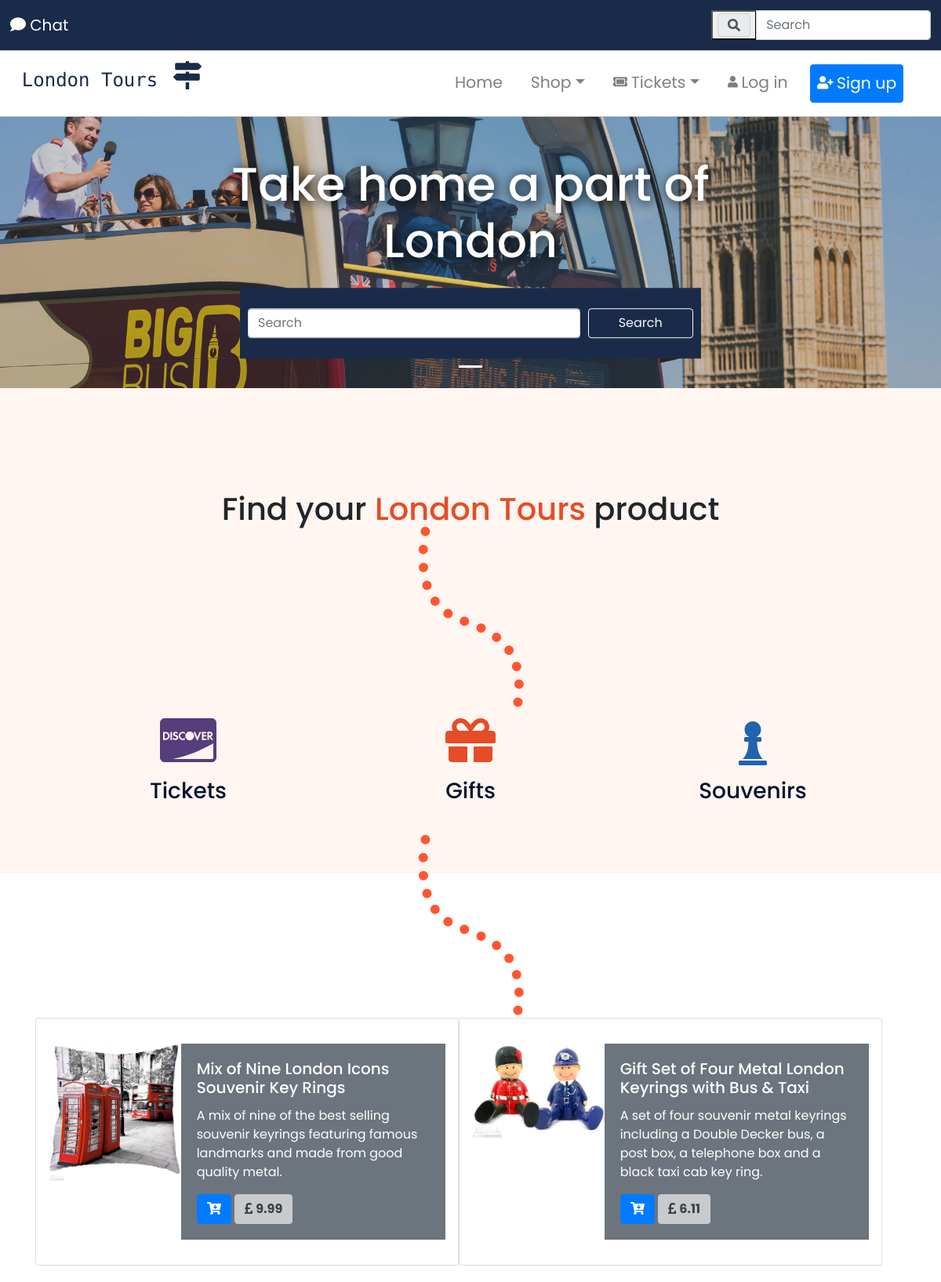
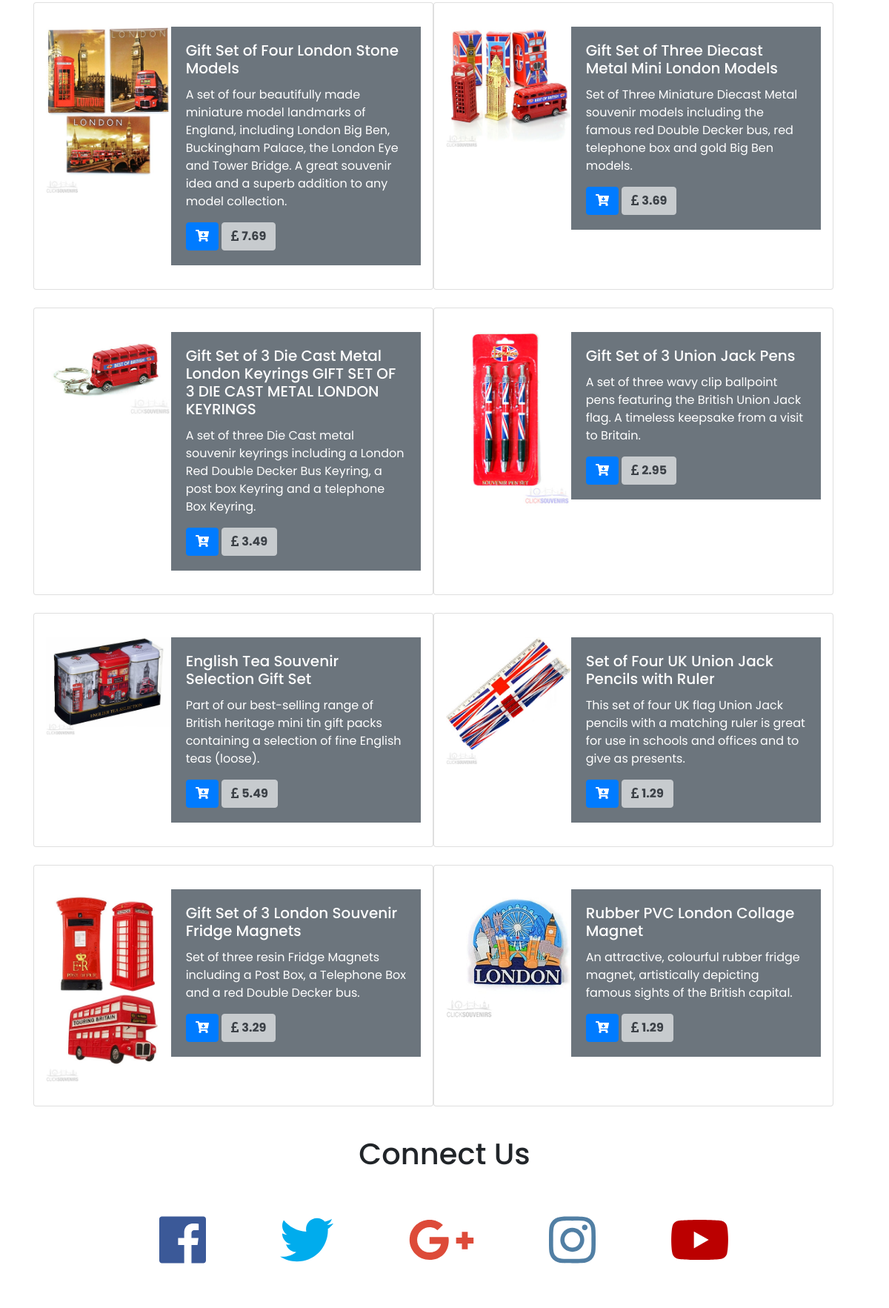
The page /shop.php?id=gifts (upper part) on the database its author committed (2 pictures, top to bottom).
### tables this page shows
CREATE TABLE `_gifts_` (
  `_id_` int(11) NOT NULL,
  `_title_` varchar(256) NOT NULL,
  `_description_` varchar(750) NOT NULL,
  `_price_` double NOT NULL
);

### shop.php (the view, shortened to what this page needs)
<?php
    include 'header.php';
?>
<?php
    include 'includes/db_inc.php';
?>
<div id="slides" class="carousel slide" data-ride="carousel">
	<ul class="carousel-indicators">
		<li data-target="#slides" data-slide-to="0" class="active"></li>
	</ul>
	<div class="carousel-inner">
		<div class="carousel-item active">
			<img style="opacity: 0.9" src="img/sightseeing-map.jpeg" alt="main slide image Photo by Arkadiusz Radek on Unsplash">
			<div class="carousel-caption search-box-div">
				<h3 id="display-2" class="display-2">Take home a part of London</h3>
				<div class="booking-form search-box">
					<form>
						<div class="form-row">
							<div class="col-md-9 col-sm-9 ">
								<input class="form-control mr-sm-2" type="search" placeholder="Search" aria-label="Search" >
							</div>
							<div class="col-md-3 col-sm-3">
							<Button type="button" class="btn btn-outline-light btn-book">Search</Button>
							</div>
						</div>
					</form>
				</div>
			</div>
		</div>
	</div>
</div>
<div class="subscribe-section-style">
<div class="container  essential-section-style">
	<h1 class="text-center">Find your <i class="special-color">London Tours</i> product</h1>
</div>
<div class="text-center line-follow">
	<svg width="135" height="232" xmlns="http://www.w3.org/2000/svg"> <path d="M9.414 6.847c-10.242 61.891 6.022 99.937 48.794 114.136 64.157 21.298 77.75 56.573 67.694 113.764" stroke="#F53" stroke-width="12" fill="none" fill-rule="evenodd" stroke-dasharray="0,23" stroke-linecap="round"></path> </svg>
</div>
<div class="container-fluid padding">
	<div class="row text-center padding">
		<div class="col-xs-12 col-sm-6 col-md-4 decoration-none">
			<a href="tickets.php">
				<i class="fab fa-cc-discover"></i>
				<h3>Tickets</h3>
			</a>
        </div>
        <?php
        $keyPass = mysqli_real_escape_string($connection, $_GET['id']);
    if($keyPass == 'gifts'){
        echo '<div class="col-xs-12 col-sm-6 col-md-4 decoration-none">
        <a href="">
            <i class="fas fa-gift"></i>
            <h3>Gifts</h3>
        </a>
    </div>
    <div class="col-xs-12 col-sm-12 col-md-4 decoration-none">
        <a href="">
            <i class="fas fa-chess-pawn"></i>
            <h3>Souvenirs</h3>
        </a>
    </div>';
    }
        ?>
	</div>
</div>
</div>
<div class="text-center line-follow">
	<svg width="135" height="232" xmlns="http://www.w3.org/2000/svg"> <path d="M9.414 6.847c-10.242 61.891 6.022 99.937 48.794 114.136 64.157 21.298 77.75 56.573 67.694 113.764" stroke="#F53" stroke-width="12" fill="none" fill-rule="evenodd" stroke-dasharray="0,23" stroke-linecap="round"></path> </svg>
</div>
<div style="margin-top: 25px" class="container-fluid">
<?php
        $keyPass = mysqli_real_escape_string($connection, $_GET['id']);
    if($keyPass == 'gifts'){
        $query = "SELECT * FROM `_gifts_`";
        $results = mysqli_query($connection, $query);
        $queryResults = mysqli_num_rows($results);
    if($queryResults > 0){
        echo '<div class="container">';
        echo '<div class="row container-fluid">';
        while($row = mysqli_fetch_assoc($results)){
                echo '<div  class="card text-white  mb-4 col-md-6" >
                <div class="row  no-gutters">
                  <div class="col-md-4 ">
                    <img src="img/gifts/'.$row['_id_'].'.jpg"  class="card-img" alt="...">
                  </div>
                  <div class="col-md-8">
                    <div class="text-white bg-secondary card-body">
                      <h5 class="card-title">'.$row['_title_'].'</h5>
                      <p class="card-text">'.$row['_description_'].'</p>
                      <a href="#" class="btn btn-primary"><i class="fas fa-cart-arrow-down"></i></a>
                      <a href="#" class="btn btn-light disabled"><i class="fas fa-pound-sign"></i> <strong>'.$row['_price_'].'</strong></i></a>
                    </div>
                  </div>
                </div>
              </div>';
        }
        echo '</div>';
        echo '</div>';
        }
    }
?>
 </div>
<?php
	include_once 'footer.php';
?>

### css/style.css (style rules this page uses)
html, body { height: 100%; width: 100%; font-family: 'Poppins', sans-serif; }
.btn-book { width: 100%; }
.carousel { margin-top: 120px; }
.carousel-inner img { width: 100%; height: 100%; }
#display-2 { font-size: 5vw; }
.carousel-caption { position: absolute; top: -100px; transform: translateY(35%) }
.booking-form { background: #1a2b49; padding: 10px; }
.carousel-caption h3 { font-size: 200%; font-weight: 500; text-shadow: 2px 2px 15px #000; padding-bottom: 1rem; }
.search-box { text-align: center; width: 70%; margin: 0 auto; }
.special-color { color: #e54d26; font-style: normal; }
.decoration-none a { color: #02112b; }
.essential-section-style { padding-top: 70px; }
.essential-section-style h1 { padding-bottom: 40px; }
* { box-sizing: border-box; }
.subscribe-section-style { text-align: center; padding: auto; }
.line-follow { margin-top: -50px; margin-bottom: -30px; }
.padding { padding-bottom: 2rem; }
.subscribe-section-style { background: #fff5f1; padding: 60px 60px 0 60px; }
.fa-gift { color: #e54d26; }
.fa-cc-discover { color: #563d7c; }
.fa-chess-pawn { color: #2163af; }
.fa-gift, .fa-cc-discover, .fa-chess-pawn { font-size: 4em; margin: 1rem; }
.carousel-item { transition: -webkit-transform 0.5s ease; transition: transform 0.5s ease; transition: transform 0.5s ease, -webkit-transform 0.5s ease; -webkit-backface-visibility: visible; backface-visibility: visible; }
[class*="col-"] { padding: 1rem; }

### rows shown on the page
_gifts_: _id_ (picture), _title_ "Mix of Nine London Icons Souvenir Key Rings", _description_ "A mix of nine of the best selling souvenir keyrings featuring famous landmarks and made from good quality metal.", _price_ "9.99"
_gifts_: _id_ (picture), _title_ "Gift Set of Four Metal London Keyrings with Bus & Taxi", _description_ "A set of four souvenir metal keyrings including a Double Decker bus, a post box, a telephone box and a black taxi cab key ring.", _price_ "6.11"
_gifts_: _id_ (picture), _title_ "Gift Set of Four London Stone Models", _description_ "A set of four beautifully made miniature model landmarks of England, including London Big Ben, Buckingham Palace, the London Eye and Tower Bridge. A great souvenir idea and a superb addition to any model collection.", _price_ "7.69"
_gifts_: _id_ (picture), _title_ "Gift Set of Three Diecast Metal Mini London Models", _description_ "Set of Three Miniature Diecast Metal souvenir models including the famous red Double Decker bus, red telephone box and gold Big Ben models.", _price_ "3.69"
_gifts_: _id_ (picture), _title_ "Gift Set of 3 Die Cast Metal London Keyrings GIFT SET OF 3 DIE CAST METAL LONDON KEYRINGS", _description_ "A set of three Die Cast metal souvenir keyrings including a London Red Double Decker Bus Keyring, a post box Keyring and a telephone Box Keyring.", _price_ "3.49"
_gifts_: _id_ (picture), _title_ "Gift Set of 3 Union Jack Pens", _description_ "A set of three wavy clip ballpoint pens featuring the British Union Jack flag. A timeless keepsake from a visit to Britain.", _price_ "2.95"
_gifts_: _id_ (picture), _title_ "English Tea Souvenir Selection Gift Set", _description_ "Part of our best-selling range of British heritage mini tin gift packs containing a selection of fine English teas (loose).", _price_ "5.49"
_gifts_: _id_ (picture), _title_ "Set of Four UK Union Jack Pencils with Ruler", _description_ "This set of four UK flag Union Jack pencils with a matching ruler is great for use in schools and offices and to give as presents.", _price_ "1.29"
_gifts_: _id_ (picture), _title_ "Gift Set of 3 London Souvenir Fridge Magnets", _description_ "Set of three resin Fridge Magnets including a Post Box, a Telephone Box and a red Double Decker bus.", _price_ "3.29"
_gifts_: _id_ (picture), _title_ "Rubber PVC London Collage Magnet", _description_ "An attractive, colourful rubber fridge magnet, artistically depicting famous sights of the British capital.", _price_ "1.29"
